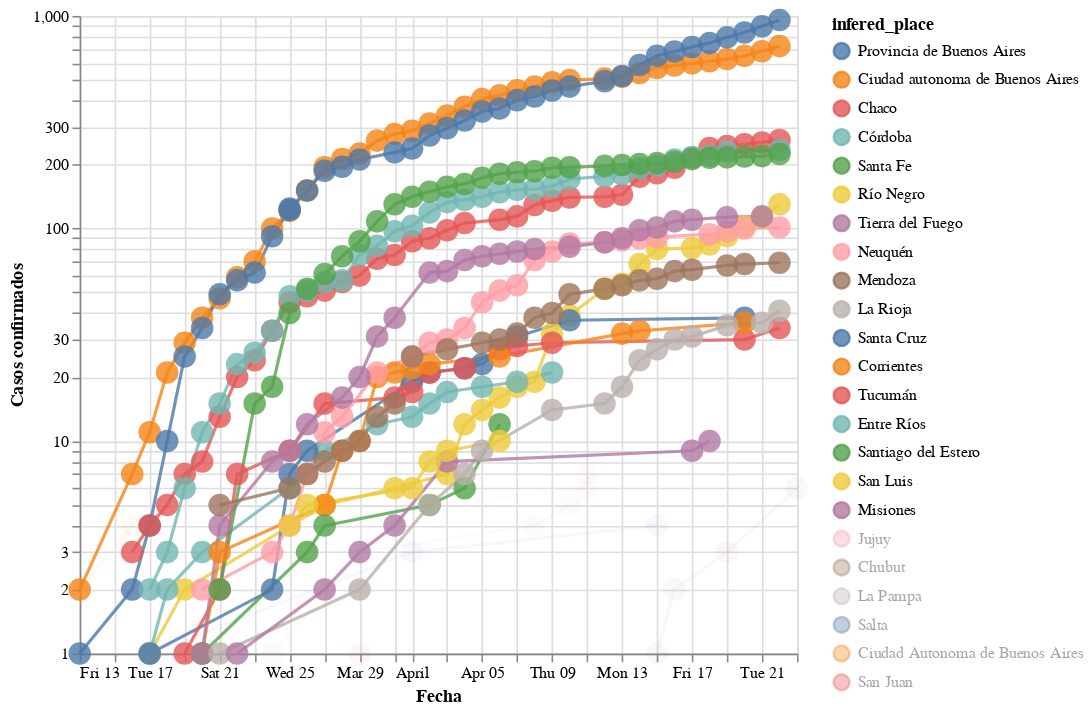

Notebook cell for this chart:
### Markdown cell above
### Evolucion en el tiempo de la cantidad de casos totales

Nota de color: **Los graficos se actualizan solos!!**. Una vez por hora se corre el script que busca la data y arma los graficos via una [action de github](https://github.com/elsonidoq/covid-19-argentina/actions)

### Code cell
#hide_input
plot_evolution(cnt_by_place[cnt_by_place >=10].index.tolist())

### Figure 1 — Vega-Lite specification as saved in the notebook (floating-point values rounded to 4 significant figures; data arrays with more than 128 entries replaced by an {"elided": "..."} marker saying what was removed)
{"config": {"view": {"continuousWidth": 400, "continuousHeight": 300}, "point": {"size": 200}, "title": {"align": "center"}}, "data": {"name": "data-1a852e715f365ad01d6be55957608277"}, "mark": {"type": "line", "point": true, "radius": 150}, "encoding": {"color": {"type": "nominal", "field": "infered_place", "sort": ["Provincia de Buenos Aires", "Ciudad autonoma de Buenos Aires", "Chaco", "Córdoba", "Santa Fe", "Río Negro", "Tierra del Fuego", "Neuquén", "Mendoza", "La Rioja", "Santa Cruz", "Corrientes", "Tucumán", "Entre Ríos", "Santiago del Estero", "San Luis", "Misiones", "Jujuy", "Chubut", "La Pampa", "Salta", "Ciudad Autonoma de Buenos Aires", "San Juan"]}, "opacity": {"condition": {"value": 0.8, "selection": "selector001"}, "value": 0.05}, "tooltip": [{"type": "nominal", "field": "place"}, {"type": "nominal", "field": "infered_place"}, {"type": "quantitative", "field": "infered_place_score"}, {"type": "quantitative", "field": "infected"}, {"type": "temporal", "field": "date"}, {"type": "nominal", "field": "acum"}, {"type": "quantitative", "field": "days_from_first_infection"}, {"type": "quantitative", "field": "cum_infected"}], "x": {"type": "temporal", "axis": {"title": "Fecha"}, "field": "date"}, "y": {"type": "quantitative", "axis": {"title": "Casos confirmados"}, "field": "cum_infected", "scale": {"type": "log"}}}, "height": 400, "selection": {"selector001": {"type": "multi", "fields": ["infered_place"], "bind": "legend", "init": [{"infered_place": "Provincia de Buenos Aires"}, {"infered_place": "Ciudad autonoma de Buenos Aires"}, {"infered_place": "Chaco"}, {"infered_place": "Córdoba"}, {"infered_place": "Santa Fe"}, {"infered_place": "Río Negro"}, {"infered_place": "Tierra del Fuego"}, {"infered_place": "Neuquén"}, {"infered_place": "Mendoza"}, {"infered_place": "La Rioja"}, {"infered_place": "Santa Cruz"}, {"infered_place": "Corrientes"}, {"infered_place": "Tucumán"}, {"infered_place": "Entre Ríos"}, {"infered_place": "Santiago del Estero"}, {"infered_place": "San Luis"}, {"infered_place": "Misiones"}]}}, "width": 450, "$schema": "https://vega.github.io/schema/vega-lite/v4.8.1.json", "datasets": {"data-1a852e715f365ad01d6be55957608277": {"elided": "377 records"}}}
